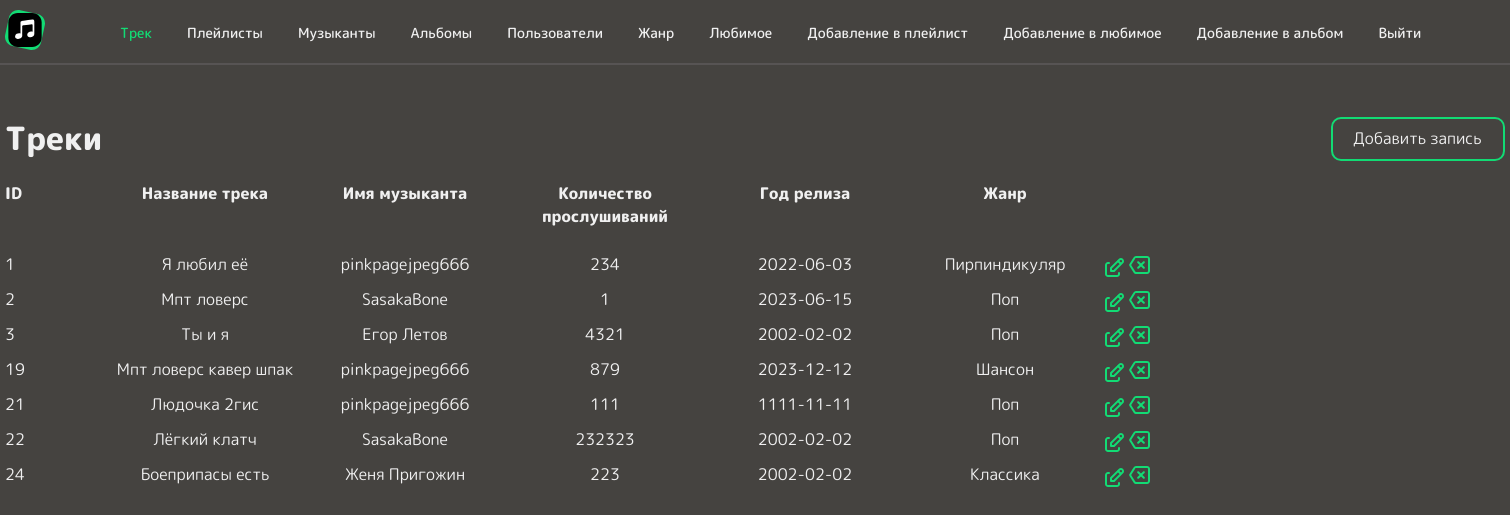
The page /track-panel.php (signed in) on the database its author committed.
### tables this page shows
CREATE TABLE `track` (
  `ID_track` int NOT NULL,
  `track_name` varchar(160) DEFAULT NULL,
  `ID_musician` int DEFAULT NULL,
  `Number_of_auditions` float DEFAULT NULL,
  `year_of_release` date DEFAULT NULL,
  `ID_genre` int DEFAULT NULL
);

CREATE TABLE `musicians` (
  `ID_musicians` int NOT NULL,
  `musicians_nickname` varchar(160) DEFAULT NULL
);

CREATE TABLE `genre` (
  `ID_genre` int NOT NULL,
  `genre` varchar(50) DEFAULT NULL
);

### track-panel.php (the view, shortened to what this page needs)
<?php
include "./php_connect/connect.php";
?>
<!DOCTYPE html>
<html lang="en">
<head>
    <link rel="stylesheet" href="./scss/main.css">
</head>
<body>
    <header>
        <div class="admin-container">
            <ul class="main-menu-panel">
                <li class="main-menu_item"><a href="./index-panel.php" class="main-menu__link"><img src="./images/svg/logo_green.svg" alt="logo_purple" class="logo_purple"></a></li>
                <li class="main-menu-panel_item"><a href="./track-panel.php" class="menu-item-panel admin-menu-pressed">Трек</a></li>
                <li class="main-menu-panel_item"><a href="./playlists-panel.php" class="menu-item-panel">Плейлисты</a></li>
                <li class="main-menu-panel_item"><a href="./musicians-panel.php" class="menu-item-panel">Музыканты</a></li>
                <li class="main-menu-panel_item"><a href="./albums-panel.php" class="menu-item-panel">Альбомы</a></li>
                <li class="main-menu-panel_item"><a href="./users-panel.php" class="menu-item-panel">Пользователи</a></li>
                <li class="main-menu-panel_item"><a href="./genre-panel.php" class="menu-item-panel">Жанр</a></li>
                <li class="main-menu-panel_item"><a href="./favorite-panel.php" class="menu-item-panel">Любимое</a></li>
                <li class="main-menu-panel_item"><a href="./adding_to_a_playlist-panel.php" class="menu-item-panel">Добавление в плейлист</a></li>
                <li class="main-menu-panel_item"><a href="./adding_in_favorite-panel.php" class="menu-item-panel">Добавление в любимое</a></li>
                <li class="main-menu-panel_item"><a href="./adding_in_album-panel.php" class="menu-item-panel">Добавление в альбом</a></li>
                <li class="main-menu_item"><a class="menu-item" href="./php-handler/exit.php">Выйти</a></li>
            </ul>
        </div>
        <hr>
    </header>
    <div class="div-title-admin">
        <div class="admin-container">
            <div class="add-btn-divs">
                <div class="div-title-admin">
                    <h1 class="title-admin">Треки</h1>
                </div>
                <div class="btn_add">
                    <a href="./create_track_panel.php">Добавить запись</a>
                </div>
            </div>
        </div>
    </div>
    <div class="table">
        <div class="admin-container">
            <div class="table_row title">
                <div class="table_sell id">
                    <p class="admin_table_cell_first">ID</p>
                </div>
                <div class="table_sell">
                    <p class="admin_table_cell-text">Название трека</p>
                </div>
                <div class="table_sell">
                    <p class="admin_table_cell-text">Имя музыканта</p>
                </div>
                <div class="table_sell">
                    <p class="admin_table_cell-text">Количество прослушиваний</p>
                </div>
                <div class="table_sell">
                    <p class="admin_table_cell-text">Год релиза</p>
                </div>
                <div class="table_sell">
                    <p class="admin_table_cell-text">Жанр</p>
                </div>
            </div>
        </div>
    </div>
    <?php
    $qInfoTrack = "SELECT *
                    FROM track, musicians, genre
                    WHERE track.ID_musician = musicians.ID_musicians and track.ID_genre = genre.ID_genre";
    $resInfoTrack = mysqli_query($connect, $qInfoTrack) or die(mysqli_error($connect));
    while ($InfoTrack = mysqli_fetch_object($resInfoTrack)) {
        echo "
    <div class=\"body-table\">
        <div class=\"admin-container\">
            <div class=\"admin_table_row\">
                <div class=\"admin_table_cell_first admin_projects_table_id\">
                    <p>$InfoTrack->ID_track</p>
                </div>
                <div class=\"admin_table_cell admin_projects_table_name\">
                    <p class=\"admin_table_cell-text\">$InfoTrack->track_name</p>
                </div>
                <div class=\"admin_table_cell admin_projects_table_id_order\">
                    <p class=\"admin_table_cell-text\">$InfoTrack->musicians_nickname</p>
                </div>
                <div class=\"admin_table_cell admin_projects_table_id_order\">
                    <p class=\"admin_table_cell-text\">$InfoTrack->Number_of_auditions</p>
                </div>
                <div class=\"admin_table_cell admin_projects_table_id_order\">
                    <p class=\"admin_table_cell-text\">$InfoTrack->year_of_release</p>
                </div>
                <div class=\"admin_table_cell admin_projects_table_id_order\">
                    <p class=\"admin_table_cell-text\">$InfoTrack->genre</p>
                </div>
                <div class=\"admin_projects_table_act\">
                    <a href=\"edit_track.php?idA=$InfoTrack->ID_track\"><img class=\"admin_table_act_image\" src=\"./images/svg/edit_green.svg\"></a>
                <a href=\"?ID_track=$InfoTrack->ID_track\"><img class=\"admin_table_act_image\" src=\"./images/svg/delete_green.svg\"></a>
            </div>
        </div>
    </div>
";
    }
    ?>
</body>
</html>

### scss/main.css (style rules this page uses)
body { background-color: #454340; }
* { font-family: "M PLUS Rounded 1c"; color: #F0F0F0; padding: 0px; margin: 0px; }
.main-menu_item { margin: 0 75px 0 0; }
.main-menu__link { cursor: pointer; }
.menu-item { text-decoration: none; }
hr { width: 100%; display: block; height: 1px; border: 0; border-top: 2px solid #575454; margin: 0px; padding: 0; position: absolute; }
li { list-style-type: none; }
a { text-decoration: none; }
.main-menu-panel { display: flex; list-style-type: none; align-items: center; width: 100%; font-weight: 500; margin: 10px 0 8px 0; font-size: 14px; }
.main-menu-panel_item { margin: 0 35px 0 0; }
.table { margin: 0 0 10px 0; }
.table_row { display: flex; }
.admin_table_row { display: flex; }
.admin-container { max-width: 1500px; width: 100%; margin: 0 auto; }
.admin_table_cell_first { width: 100px; }
.body-table { margin: 5px 0 0 0; }
.admin_table_cell-text { width: 200px; word-wrap: break-word; text-align: center; }
.title { margin-bottom: 25px; font-weight: 800; }
.add-btn-divs { display: flex; align-items: center; margin: 60px 0 20px 0; width: 1500px; justify-content: space-between; }
.btn_add { width: 150px; height: 40px; border: 2px solid #12DB74; border-radius: 10px; display: flex; align-items: center; text-align: center; padding: 0 0 0 20px; }
.admin-menu-pressed { color: #12DB74; }

### rows shown on the page
track: ID_track "1", track_name "Я любил её", ID_musician.musicians_nickname "pinkpagejpeg666", Number_of_auditions "234", year_of_release "2022-06-03", ID_genre.genre "Пирпиндикуляр"
track: ID_track "2", track_name "Мпт ловерс", ID_musician.musicians_nickname "SasakaBone", Number_of_auditions "1", year_of_release "2023-06-15", ID_genre.genre "Поп"
track: ID_track "3", track_name "Ты и я", ID_musician.musicians_nickname "Егор Летов", Number_of_auditions "4321", year_of_release "2002-02-02", ID_genre.genre "Поп"
track: ID_track "19", track_name "Мпт ловерс кавер шпак", ID_musician.musicians_nickname "pinkpagejpeg666", Number_of_auditions "879", year_of_release "2023-12-12", ID_genre.genre "Шансон"
track: ID_track "21", track_name "Людочка 2гис", ID_musician.musicians_nickname "pinkpagejpeg666", Number_of_auditions "111", year_of_release "1111-11-11", ID_genre.genre "Поп"
track: ID_track "22", track_name "Лёгкий клатч", ID_musician.musicians_nickname "SasakaBone", Number_of_auditions "232323", year_of_release "2002-02-02", ID_genre.genre "Поп"
track: ID_track "24", track_name "Боеприпасы есть", ID_musician.musicians_nickname "Женя Пригожин", Number_of_auditions "223", year_of_release "2002-02-02", ID_genre.genre "Классика"
